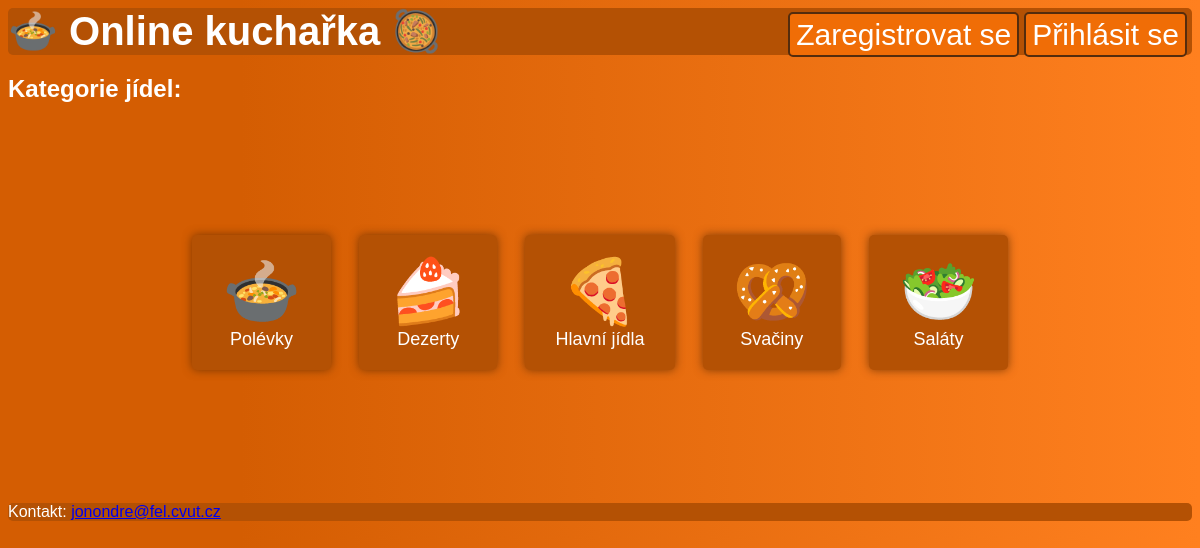
Screenshot of /main/kucharka.php with the database file from the repository.
### tables this page shows
CREATE TABLE `categories` (
  `id` int(11) NOT NULL,
  `name` varchar(50) NOT NULL,
  `icon` varchar(10) NOT NULL
);

### main/categories.php (the view, shortened to what this page needs)
<?php
function getAllCategories(){
    $conn = connectDB();
    $sql = "SELECT id, name, icon FROM categories";
    $result = $conn->query($sql);
    if ($result->num_rows > 0) {
        return $result;
    }
    else{
        return false;
    }
}
function createMenuButtons(){
    $all_categories = getAllCategories();
    if($all_categories != false){
        while($row = $all_categories->fetch_assoc()) {
            echo '<a href="kucharka.php?category=' . $row["id"] . '" class="a-btn"><span class="icon">';
            echo $row["icon"];
            echo "</span><br>";
            echo $row["name"];
            echo "</a>";
        }
    }
}
?>

### main/style.css (style rules this page uses)
body { background: linear-gradient(90deg, #d45d02 20%, #ff801f); color: white; font-family: sans-serif; }
.icon { font-size: 350%; }
::placeholder { color: rgba(236, 236, 236, 0.6); }
.a-btn { display: inline-block; padding: 20px 30px; background-color: #b45104; color: white; text-decoration: none; text-align: center; border-radius: 5px; margin-left: 14px; margin-top: 14px; margin-bottom: 14px; margin-right: 14px; box-shadow: 0 0 10px 0 rgba(100, 45, 3, 0.8); font-family: sans-serif; font-size: 18px; }

### rows the page displays
categories: icon "🍲", name "Polévky"
categories: icon "🍰", name "Dezerty"
categories: icon "🍕", name "Hlavní jídla"
categories: icon "🥨", name "Svačiny"
categories: icon "🥗", name "Saláty"
